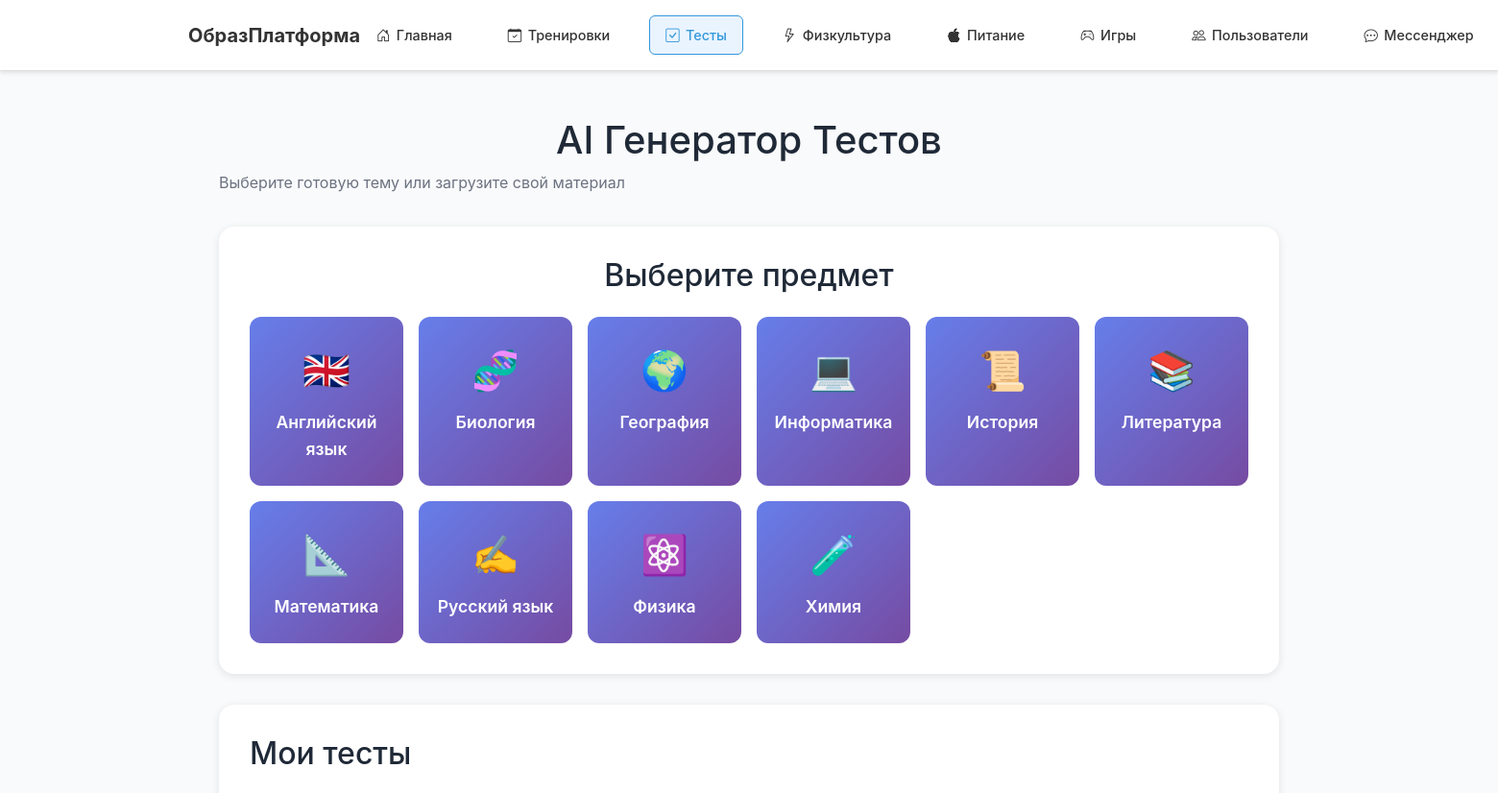
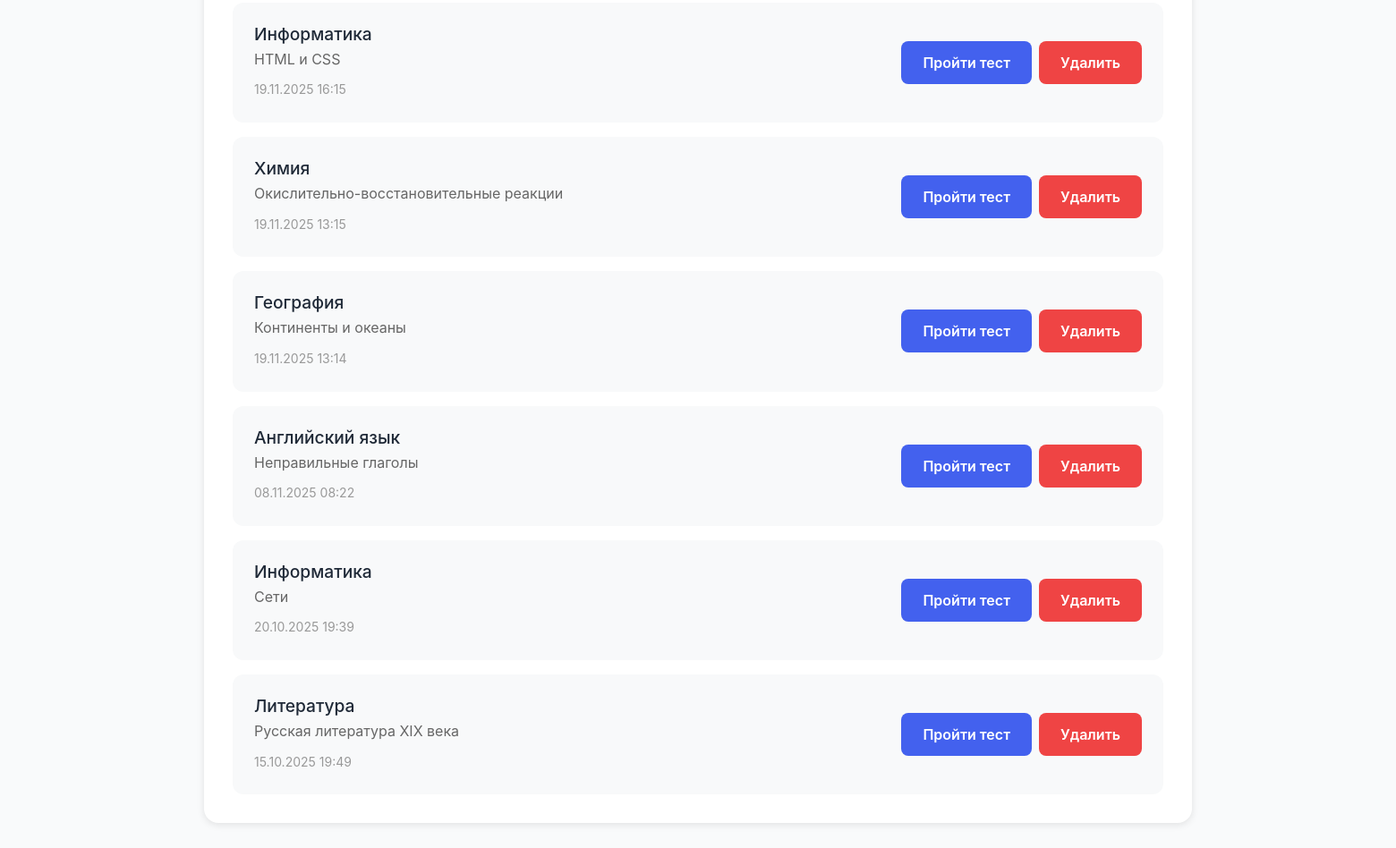
Page /tests (signed in) on the committed database (2 pictures, top to bottom).
### models.py (models this page shows)
class TestResult(db.Model):
    id = db.Column(db.Integer, primary_key=True)
    user_id = db.Column(db.Integer, db.ForeignKey('user.id'), nullable=False)
    subject = db.Column(db.String(100), nullable=False)
    topic = db.Column(db.String(200), nullable=False)
    test_content = db.Column(db.Text, nullable=False)
    score = db.Column(db.Integer)
    created_at = db.Column(db.DateTime, default=datetime.utcnow)

### app.py (the view)
@app.route('/tests')
@login_required
def tests():
    user_tests = TestResult.query.filter_by(user_id=current_user.id).order_by(TestResult.created_at.desc()).all()
    return render_template('tests.html', tests=user_tests)

### app.py (called while the page is built)
@login_manager.user_loader
def load_user(user_id):
    return User.query.get(int(user_id))

### models.py (called while the page is built)
    def is_teacher(self):
        return self.role == 'teacher'

### templates/tests.html (shortened to what this page needs)
{% extends "base.html" %}
{% block extra_css %}
<link rel="stylesheet" href="{{ url_for('static', filename='css/tests.css') }}">
{% endblock %}
{% block content %}
<div class="tests-container">
    <h1>AI Генератор Тестов</h1>
    <p style="color: var(--text-light); margin-bottom: 2rem;">
        Выберите готовую тему или загрузите свой материал
    </p>
    <div class="subject-selector">
        <h2>Выберите предмет</h2>
        <div class="subjects-grid" id="subjectsGrid">
        </div>
    </div>
    <div class="tests-history">
        <h2>Мои тесты</h2>
        {% if tests %}
        <div class="tests-list">
            {% for test in tests %}
            <div class="test-card">
                <div class="test-info">
                    <h3>{{ test.subject }}</h3>
                    <p>{{ test.topic }}</p>
                    <span class="test-date">{{ test.created_at.strftime('%d.%m.%Y %H:%M') }}</span>
                </div>
                <div class="test-actions">
                    <a href="{{ url_for('take_test', test_id=test.id) }}" class="btn btn-primary">
                        Пройти тест
                    </a>
                    <button onclick="deleteTest({{ test.id }})" class="btn btn-danger">
                        Удалить
                    </button>
                </div>
            </div>
            {% endfor %}
        </div>
        {% else %}
        <p style="text-align: center; color: var(--text-light); padding: 2rem;">
            У вас пока нет созданных тестов
        </p>
        {% endif %}
    </div>
</div>
{% endblock %}

### static/css/style.css (style rules this page uses)
:root { --primary: #4361ee; --primary-dark: #3730a3; --success: #10b981; --danger: #ef4444; --text: #1f2937; --text-light: #6b7280; --bg: #f9fafb; --white: #ffffff; --border: #e5e7eb; }
* { margin: 0; padding: 0; box-sizing: border-box; }
body { font-family: -apple-system, BlinkMacSystemFont, 'Segoe UI', sans-serif; background: var(--bg); color: var(--text); line-height: 1.6; }
.btn { padding: 0.75rem 1.5rem; font-size: 1rem; font-weight: 600; border: none; border-radius: 8px; cursor: pointer; transition: all 0.2s; text-decoration: none; display: inline-block; }
.btn-primary { background: var(--primary); color: white; }
.btn-danger { background: var(--danger); color: white; }

### static/css/tests.css (style rules this page uses)
.tests-container { max-width: 1400px; margin: 0 auto; padding: 2rem; }
.tests-container h1 { text-align: center; margin-bottom: 0.5rem; }
.subject-selector { background: white; border-radius: 16px; padding: 2rem; margin-bottom: 2rem; box-shadow: 0 2px 8px rgba(0,0,0,0.1); }
.subject-selector h2 { margin: 0 0 1.5rem 0; text-align: center; }
.subjects-grid { display: grid; grid-template-columns: repeat(auto-fit, minmax(160px, 1fr)); gap: 1rem; }
.tests-history { background: white; border-radius: 16px; padding: 2rem; box-shadow: 0 2px 8px rgba(0,0,0,0.1); }
.tests-history h2 { margin: 0 0 1.5rem 0; }
.tests-list { display: flex; flex-direction: column; gap: 1rem; }
.test-card { display: flex; justify-content: space-between; align-items: center; padding: 1.5rem; background: #f8f9fa; border-radius: 12px; gap: 1rem; }
.test-info h3 { margin: 0 0 0.25rem 0; font-size: 1.2rem; }
.test-info p { margin: 0 0 0.5rem 0; color: #666; }
.test-date { font-size: 0.875rem; color: #999; }
.test-actions { display: flex; gap: 0.5rem; flex-shrink: 0; }

### rows in the picture
TestResult: subject "Информатика", topic "HTML и CSS", created_at "19.11.2025 16:15"
TestResult: subject "Химия", topic "Окислительно-восстановительные реакции", created_at "19.11.2025 13:15"
TestResult: subject "География", topic "Континенты и океаны", created_at "19.11.2025 13:14"
TestResult: subject "Английский язык", topic "Неправильные глаголы", created_at "08.11.2025 08:22"
TestResult: subject "Информатика", topic "Сети", created_at "20.10.2025 19:39"
TestResult: subject "Литература", topic "Русская литература XIX века", created_at "15.10.2025 19:49"
